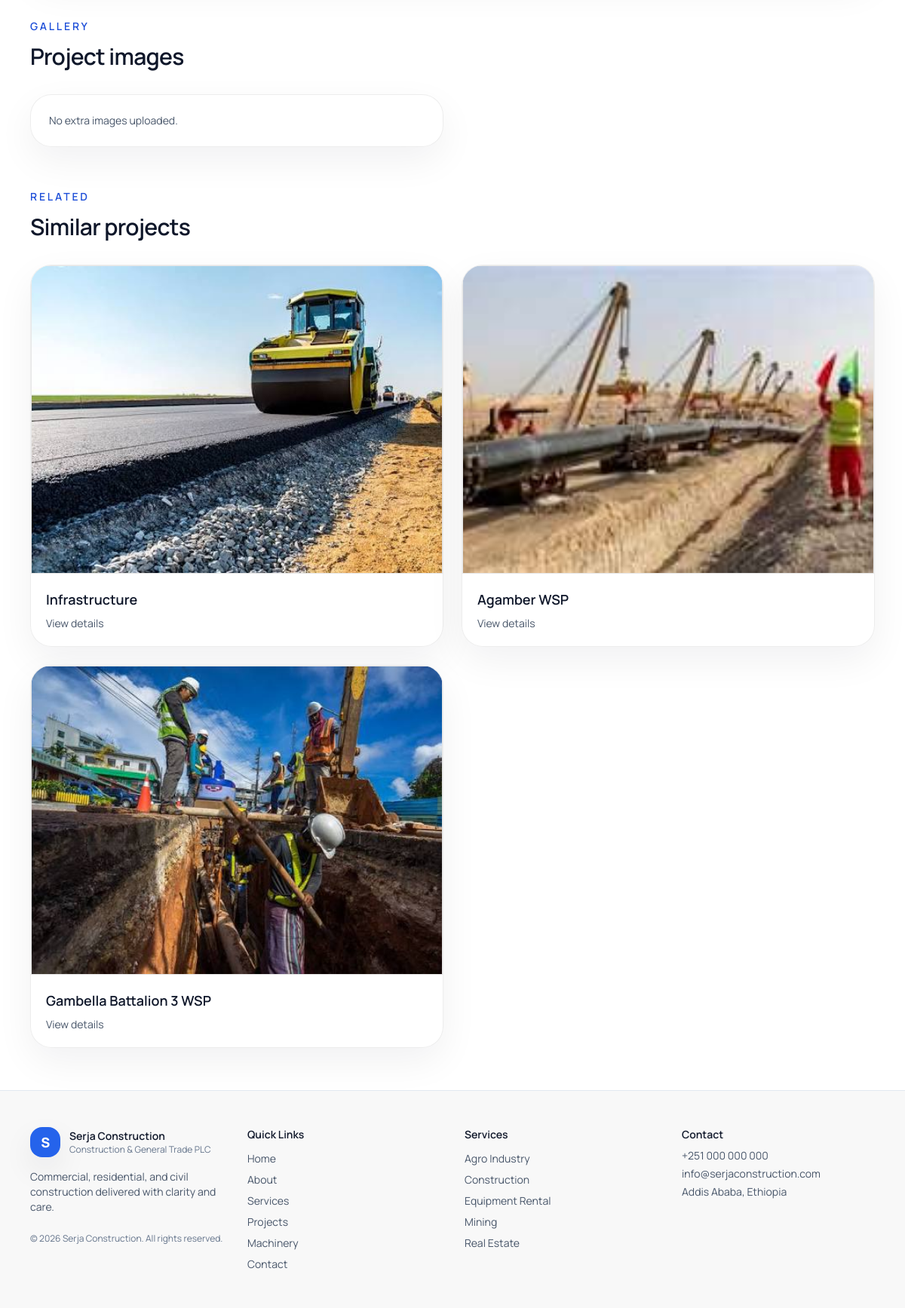
The app's page /projects/injibara-fstp/ (lower part), older data.
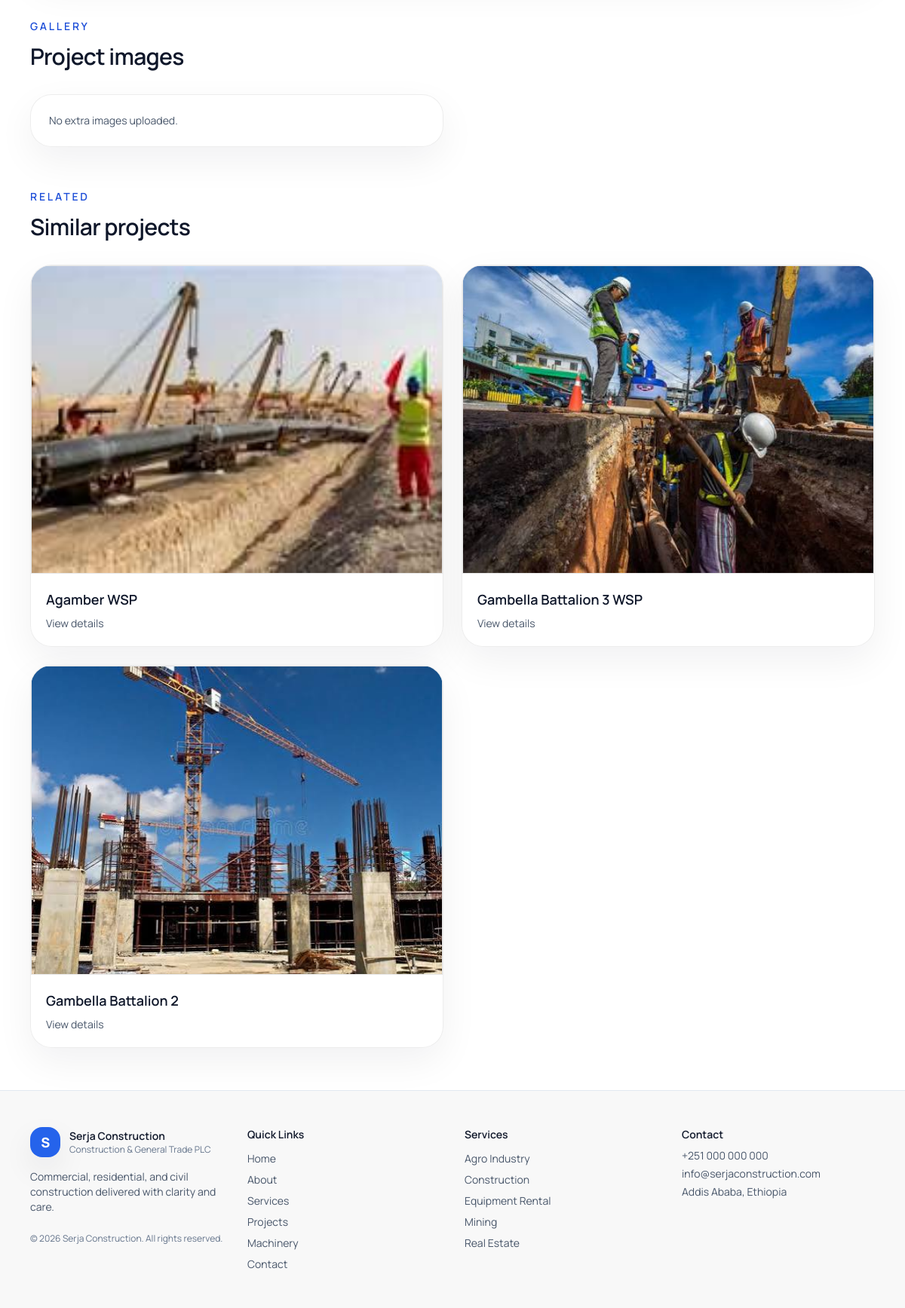
The same page, newer data.
### projects/models.py (models this page shows, shortened)
class Project(models.Model):
    STATUS_CHOICES = [
        ("ongoing", "Ongoing"),
        ("completed", "Completed"),
        ("planned", "Planned"),
    ]
    title = models.CharField(max_length=200)
    slug = models.SlugField(unique=True, blank=True)
    category = models.ForeignKey(ProjectCategory, on_delete=models.SET_NULL, null=True, related_name="projects")
    description = models.TextField()
    location = models.CharField(max_length=255)
    status = models.CharField(max_length=20, choices=STATUS_CHOICES, default="ongoing")
    cover_image = models.ImageField(upload_to="projects/covers/")
    start_date = models.DateField(null=True, blank=True)
    end_date = models.DateField(null=True, blank=True)
    created_at = models.DateTimeField(auto_now_add=True)

### services/models.py (models this page shows, shortened)
class Service(models.Model):
    title = models.CharField(max_length=150)
    slug = models.SlugField(unique=True, blank=True)
    description = models.TextField()
    icon = models.CharField(max_length=100, blank=True)  # optional (for frontend icons)
    created_at = models.DateTimeField(auto_now_add=True)

### projects/views.py (the view)
# urls.py: path('<slug:slug>/', project_detail_page, name='project_detail'),
def project_detail_page(request, slug):
    project = get_object_or_404(Project.objects.select_related('category'), slug=slug)
    context = site_context()
    context['project'] = project
    context['project_images'] = project.images.all()
    context['related_projects'] = Project.objects.exclude(pk=project.pk).select_related('category')[:3]
    return render(request, 'pages/project_detail.html', context)

### core/context.py (called while the page is built)
def site_context():
    company = CompanyProfile.objects.first()
    return {
        'company': company,
        'services': Service.objects.all().order_by('title'),
        'projects': Project.objects.select_related('category').order_by('-created_at'),
        'project_categories': Project.objects.select_related('category').values_list('category__name', flat=True).distinct(),
        "machineries": Machinery.objects.all().order_by("name"),
        "testimonials": Testimonial.objects.filter(is_active=True).order_by("-id"),
    }

### templates/pages/project_detail.html (shortened to what this page needs)
{% extends 'base.html' %}
{% block content %}
  <section class="mt-14">
    <div class="flex items-end justify-between gap-4">
      <div>
        <p class="text-sm font-semibold uppercase tracking-[0.2em] text-accent-600">Gallery</p>
        <h3 class="mt-3 text-3xl font-semibold tracking-tight text-slate-900">Project images</h3>
      </div>
    </div>
    <div class="mt-8 grid gap-6 md:grid-cols-2 xl:grid-cols-3">
      {% for image in project_images %}
        <div class="site-card overflow-hidden rounded-[1.75rem]">
          <div class="media-frame aspect-[4/3]">
            <img src="{{ image.image.url }}" alt="{{ image.caption|default:'Project image' }}" class="h-full w-full object-cover">
          </div>
          <div class="p-5">
            <p class="text-sm font-semibold text-slate-900">{{ image.caption|default:'Project image' }}</p>
          </div>
        </div>
      {% empty %}
        <div class="site-card rounded-[1.75rem] p-6 text-sm text-slate-600">No extra images uploaded.</div>
      {% endfor %}
    </div>
  </section>
  <section class="mt-14">
    <div class="flex items-end justify-between gap-4">
      <div>
        <p class="text-sm font-semibold uppercase tracking-[0.2em] text-accent-600">Related</p>
        <h3 class="mt-3 text-3xl font-semibold tracking-tight text-slate-900">Similar projects</h3>
      </div>
    </div>
    <div class="mt-8 grid gap-6 md:grid-cols-2 xl:grid-cols-3">
      {% for item in related_projects %}
        <a href="{% url 'project_detail' item.slug %}" class="group site-card overflow-hidden rounded-[1.75rem] transition hover:-translate-y-1">
          <div class="media-frame aspect-[4/3]">
            {% if item.cover_image %}
              <img src="{{ item.cover_image.url }}" alt="{{ item.title }}" class="h-full w-full object-cover transition duration-300 group-hover:scale-[1.03]">
            {% else %}
              <img src="/static/company/images.jpg" alt="{{ item.title }}" class="h-full w-full object-cover transition duration-300 group-hover:scale-[1.03]">
            {% endif %}
          </div>
          <div class="p-5">
            <p class="text-lg font-semibold text-slate-900">{{ item.title }}</p>
            <p class="mt-2 text-sm text-slate-600">View details</p>
          </div>
        </a>
      {% empty %}
        <div class="site-card rounded-[1.75rem] p-6 text-sm text-slate-600">No related projects.</div>
      {% endfor %}
    </div>
  </section>
{% endblock %}

### templates/base.html (shortened to what this page needs)
<!doctype html>
<html lang="en">
<head>
  <script src="https://cdn.tailwindcss.com"></script>
  <link rel="stylesheet" href="https://unpkg.com/aos@2.3.4/dist/aos.css" />
</head>
<body class="min-h-screen bg-white text-slate-900 antialiased">
  <main id="main-content" class="page-shell">
    <div class="mx-auto max-w-6xl px-4 py-10 md:py-14">
      {% block content %}{% endblock %}
    </div>
  </main>
  <footer class="border-t border-slate-200 bg-[#f8f8f8]" data-aos="fade-up">
    <div class="mx-auto max-w-6xl px-4 py-10 md:py-12" data-aos="fade-up" data-aos-delay="120">
      <div class="grid gap-8 md:grid-cols-4">
        <div>
          <div class="flex items-center gap-3">
            <div class="grid h-10 w-10 place-items-center rounded-2xl bg-accent-500 text-white soft-shadow">
              <span class="text-lg font-extrabold tracking-tight">S</span>
            </div>
            <div>
              <p class="text-sm font-semibold text-slate-900">Serja Construction</p>
              <p class="text-xs text-slate-500">Construction &amp; General Trade PLC</p>
            </div>
          </div>
          <p class="mt-4 text-sm text-slate-600">Commercial, residential, and civil construction delivered with clarity and care.</p>
          <p class="mt-6 text-xs text-slate-500">© {% now "Y" %} Serja Construction. All rights reserved.</p>
        </div>
        <div>
          <p class="text-sm font-semibold text-slate-900">Quick Links</p>
          <ul class="mt-3 space-y-2 text-sm text-slate-600">
            <li><a class="transition-colors hover:text-accent-600" href="{% url 'home' %}">Home</a></li>
            <li><a class="transition-colors hover:text-accent-600" href="{% url 'about' %}">About</a></li>
            <li><a class="transition-colors hover:text-accent-600" href="{% url 'services' %}">Services</a></li>
            <li><a class="transition-colors hover:text-accent-600" href="{% url 'projects' %}">Projects</a></li>
            <li><a class="transition-colors hover:text-accent-600" href="{% url 'machinery:list' %}">Machinery</a></li>
            <li><a class="transition-colors hover:text-accent-600" href="{% url 'contact' %}">Contact</a></li>
          </ul>
        </div>
        <div>
          <p class="text-sm font-semibold text-slate-900">Services</p>
          <ul class="mt-3 space-y-2 text-sm text-slate-600">
            {% for service in services|slice:":5" %}
              <li><a class="transition-colors hover:text-accent-600" href="{% url 'services' %}">{{ service.title }}</a></li>
            {% empty %}
              <li class="text-slate-500">Service list coming soon.</li>
            {% endfor %}
          </ul>
        </div>
        <div>
          <p class="text-sm font-semibold text-slate-900">Contact</p>
          <p class="mt-2 text-sm text-slate-600">+251 000 000 000</p>
          <p class="mt-1 text-sm text-slate-600">info@serjaconstruction.com</p>
          <p class="mt-1 text-sm text-slate-600">Addis Ababa, Ethiopia</p>
        </div>
      </div>
    </div>
  </footer>
</body>
</html>

### templates/base.html (style rules this page uses)
html { scroll-behavior: smooth; }
body { background: radial-gradient(circle at top left, rgba(37, 99, 235, 0.05), transparent 30%), #ffffff; color: #222222; font-family: 'Manrope', sans-serif; }
.page-shell { background: linear-gradient(180deg, rgba(248, 248, 248, 0.85), #ffffff 18%); }
.site-card { background: rgba(255, 255, 255, 0.92); border: 1px solid rgba(34, 34, 34, 0.08); box-shadow: 0 18px 50px rgba(17, 24, 39, 0.06); backdrop-filter: blur(10px); transition: transform 200ms ease, box-shadow 200ms ease, background-color 200ms ease; }
.site-card { transition: transform 200ms ease, box-shadow 200ms ease, background-color 200ms ease; }
.media-frame { background: #f8f8f8; border: 1px solid rgba(34, 34, 34, 0.08); overflow: hidden; }
.soft-shadow { box-shadow: 0 16px 40px rgba(17, 24, 39, 0.08); }

Row changes from the older to the newer data that the page shows:
removed Project: cover_image (picture), title "Infrastructure"
now on this page (row unchanged): Project: cover_image (picture), title "Gambella Battalion 2"
